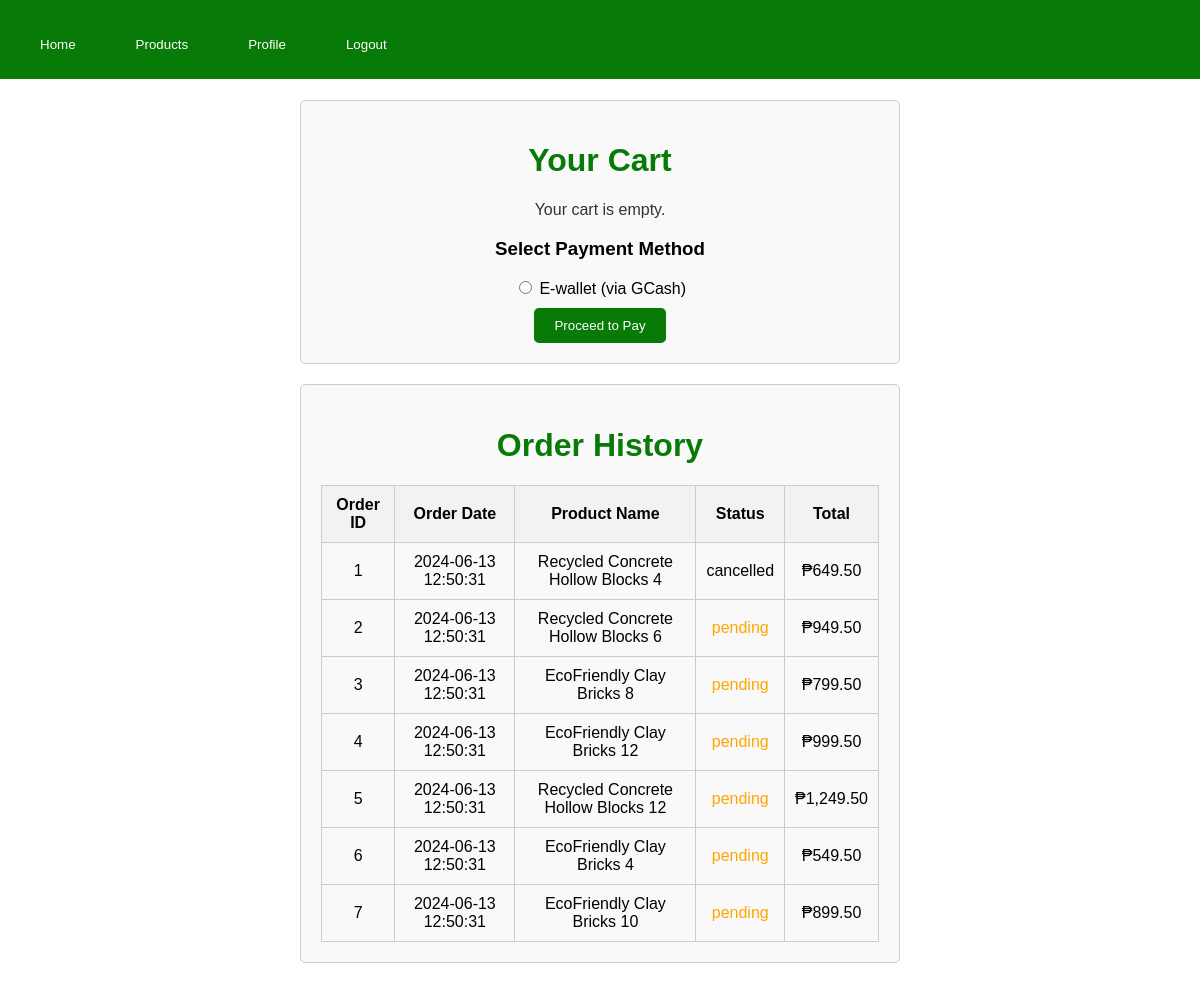
/cart.php (signed in), run on the app's committed database.
### tables this page shows
CREATE TABLE `transactions` (
  `transaction_id` int(11) NOT NULL,
  `product_id` int(11) DEFAULT NULL,
  `quantity` int(11) NOT NULL,
  `unit_price` decimal(10,2) NOT NULL,
  `total_price` decimal(10,2) NOT NULL,
  `status` enum('pending','approved','finished','cancelled') NOT NULL DEFAULT 'pending',
  `transaction_date` timestamp NOT NULL DEFAULT current_timestamp(),
  `user_id` int(11) DEFAULT NULL
);

CREATE TABLE `products` (
  `product_id` int(11) NOT NULL,
  `product_name` varchar(255) NOT NULL,
  `price` decimal(10,2) NOT NULL,
  `stock` int(10) NOT NULL,
  `image_path` varchar(500) NOT NULL
);

### cart.php (the view, shortened to what this page needs)
<?php
$cart = isset($_SESSION['cart']) ? $_SESSION['cart'] : [];
$totalAmount = 0;
$servername = 'localhost';
$username = 'GA_Customer';
$password = '456';
$dbname = 'greenantz_db';
$conn = new mysqli($servername, $username, $password, $dbname);
$user_id = $_SESSION['cID'];
$sql = "SELECT t.transaction_id, t.transaction_date, t.status, t.total_price, p.product_name
        FROM transactions t
        JOIN products p ON t.product_id = p.product_id
        WHERE t.user_id = ?";
$stmt = $conn->prepare($sql);
$stmt->bind_param("i", $user_id);
$stmt->execute();
$result = $stmt->get_result();
$orders = [];
if ($result->num_rows > 0) {
    while($row = $result->fetch_assoc()) {
        $orders[] = $row;
    }
}
?>
<!DOCTYPE html>
<html lang="en">
<head>
</head>
<body>
<div class="header">
  <ul class="menu">
    <li><button onclick="window.location.href='landing.php'">Home</button></li>
    <li><button onclick="window.location.href='products.php'">Products</button></li>
    <li><button onclick="window.location.href='profile.php'">Profile</button></li>
    <li><button onclick="window.location.href='logoutPage.php'">Logout</button></li>
  </ul>
</div>
<div class="container">
    <div class="content">
        <h1>Your Cart</h1>
        <?php if (count($cart) > 0): ?>
            <?php foreach ($cart as $key => $item): ?>
                <div class="cart-item">
                    <div class="name"><?php echo htmlspecialchars($item['name']); ?></div>
                    <div class="quantity">
                        <input type="number" value="<?php echo htmlspecialchars($item['quantity']); ?>" min="50" step="50" onchange="updateQuantity(<?php echo $key; ?>, this.value)" onkeydown="return false">
                    </div>
                    <div class="price"><?php echo '₱' . number_format($item['price'] * $item['quantity'], 2); ?></div>
                    <div class="action">
                        <button onclick="removeFromCart(<?php echo $key; ?>)">Remove</button>
                    </div>
                </div>
            <?php endforeach; ?>
            <p>Total Amount: <?php echo '₱' . number_format($totalAmount, 2); ?></p>
        <?php else: ?>
            <p>Your cart is empty.</p>
        <?php endif; ?>
        <form method="post" action="checkout.php">
    <h3>Select Payment Method</h3>
      <label>
          <input type="radio" name="paymentMethod" value="ewallet" required> E-wallet (via GCash)
      </label>
      <br>
      <button type="submit" name="checkout">Proceed to Pay</button>
</form>
    </div>
    <div class="order-history">
        <h1>Order History</h1>
        <?php if (count($orders) > 0): ?>
            <table>
                <thead>
                    <tr>
                        <th>Order ID</th>
                        <th>Order Date</th>
                        <th>Product Name</th>
                        <th>Status</th>
                        <th>Total</th>
                    </tr>
                </thead>
                <tbody>
                    <?php foreach ($orders as $order): ?>
                        <tr>
                            <td><?php echo htmlspecialchars($order['transaction_id']); ?></td>
                            <td><?php echo htmlspecialchars($order['transaction_date']); ?></td>
                            <td><?php echo htmlspecialchars($order['product_name']); ?></td>
                            <td>
                                <?php
                                    $status = htmlspecialchars($order['status']);
                                    echo "<span class='status-$status'>$status</span>";
                                ?>
                            </td>
                            <td><?php echo '₱' . number_format($order['total_price'], 2); ?></td>
                        </tr>
                    <?php endforeach; ?>
                </tbody>
            </table>
        <?php else: ?>
            <p>No orders found.</p>
        <?php endif; ?>
    </div>
</div>
</body>
</html>

### cart.php (style rules this page uses)
body { font-family: Arial, sans-serif; margin: 0; padding: 0; }
.header { background-color: #077a07; color: #fff; padding: 10px 20px; position: fixed; width: 100%; top: 0; z-index: 999; display: flex; justify-content: space-between; align-items: center; }
.menu { list-style-type: none; margin: 0; padding: 0; display: flex; align-items: center; }
.menu li { margin-right: 20px; }
.container { max-width: 600px; margin: 100px auto; text-align: center; }
.content { padding: 20px; border: 1px solid #ccc; border-radius: 5px; background-color: #f9f9f9; }
h1 { color: #077a07; }
p { color: #333; }
button { background-color: #077a07; color: #fff; border: none; padding: 10px 20px; border-radius: 5px; cursor: pointer; margin-top: 10px; }
.order-history { margin-top: 20px; padding: 20px; border: 1px solid #ccc; border-radius: 5px; background-color: #f9f9f9; }
.order-history table { width: 100%; border-collapse: collapse; margin-top: 20px; }
.order-history table, .order-history th, .order-history td { border: 1px solid #ccc; padding: 10px; }
.order-history th { background-color: #f2f2f2; }
.status-pending { color: orange; }

### data on the page
transactions: transaction_id "1", transaction_date "2024-06-13 12:50:31", product.product_name "Recycled Concrete Hollow Blocks 4", status "cancelled", total_price "649.50"
transactions: transaction_id "2", transaction_date "2024-06-13 12:50:31", product.product_name "Recycled Concrete Hollow Blocks 6", status "pending", total_price "949.50"
transactions: transaction_id "3", transaction_date "2024-06-13 12:50:31", product.product_name "EcoFriendly Clay Bricks 8", status "pending", total_price "799.50"
transactions: transaction_id "4", transaction_date "2024-06-13 12:50:31", product.product_name "EcoFriendly Clay Bricks 12", status "pending", total_price "999.50"
transactions: transaction_id "5", transaction_date "2024-06-13 12:50:31", product.product_name "Recycled Concrete Hollow Blocks 12", status "pending", total_price "1,249.50"
transactions: transaction_id "6", transaction_date "2024-06-13 12:50:31", product.product_name "EcoFriendly Clay Bricks 4", status "pending", total_price "549.50"
transactions: transaction_id "7", transaction_date "2024-06-13 12:50:31", product.product_name "EcoFriendly Clay Bricks 10", status "pending", total_price "899.50"
